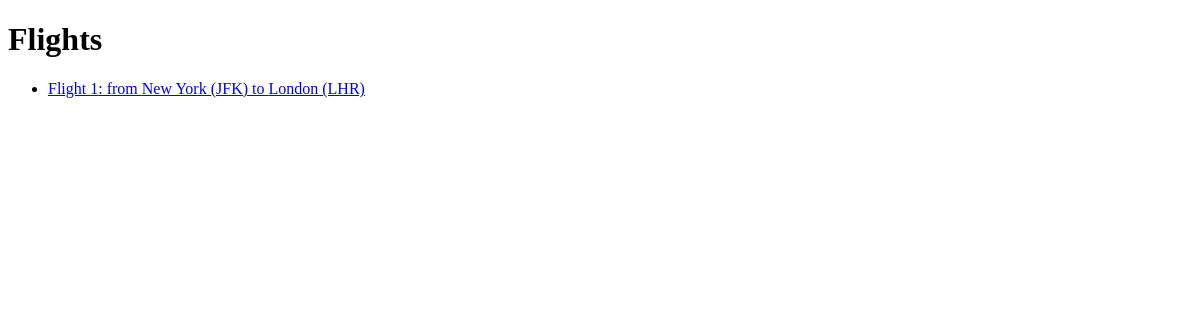
Before: /flights/ with the older database file.
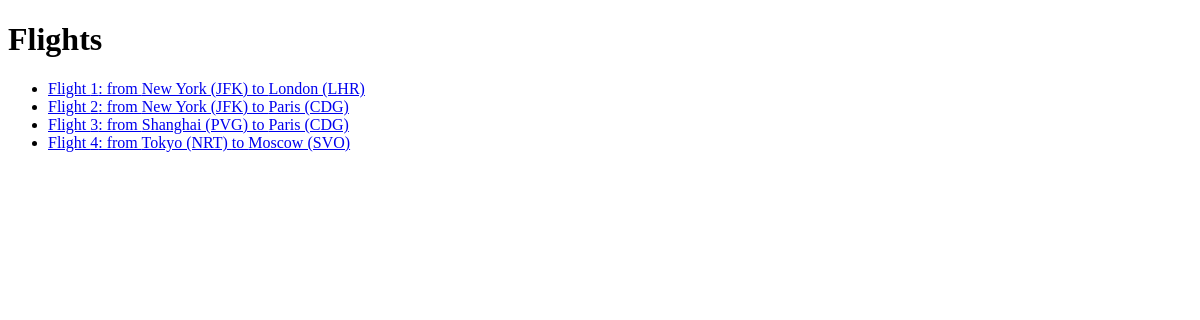
After: the same page with the newer database file.
### flights/models.py (models this page shows, shortened)
class Flight(models.Model):
	origin = models.ForeignKey(Airport, on_delete=models.CASCADE, related_name="deparures")
	destination = models.ForeignKey(Airport, on_delete=models.CASCADE, related_name="arrivals")
	duration = models.IntegerField()

class Airport(models.Model):
	code = models.CharField(max_length=3)
	city = models.CharField(max_length=64)
	def __str__(self):
		return f"{self.city} ({self.code})"

### flights/views.py (the view)
# urls.py: path("", views.index, name="index"),
def index(request):
	return render(request, "flights/index.html", {
		"flights": Flight.objects.all()
	})

### flights/templates/flights/index.html
{% extends "flights/layout.html" %}
{% block body %}
	<h1>Flights</h1>
	<ul>
		{% for i in flights %}
			<li>
				<a href="{% url 'flight' i.id %}">
					Flight {{ i.id }}: from {{ i.origin }} to {{ i.destination }}
				</a>
			</li>
		{% endfor %}
	</ul>
{% endblock %}

### flights/templates/flights/layout.html (shortened to what this page needs)
<!DOCTYPE html>
<html lang="en">
<head>
</head>
<body>
	{% block body %}
	{% endblock %}
</body>
</html>

Changed rows visible on the page:
added Flight: id "2", origin "New York (JFK)", destination "Paris (CDG)"
added Flight: id "3", origin "Shanghai (PVG)", destination "Paris (CDG)"
added Flight: id "4", origin "Tokyo (NRT)", destination "Moscow (SVO)"
